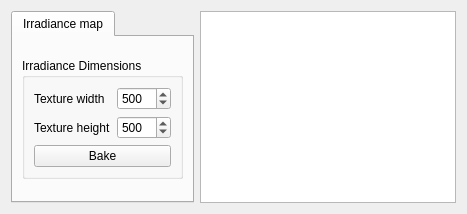
            <widget class="QWidget" name="hdr_editor">
             <attribute name="title">
              <string>Cube Mapping</string>
             </attribute>
             <layout class="QHBoxLayout" name="horizontalLayout_4">
              <item>
               <layout class="QHBoxLayout" name="horizontalLayout_3">
                <item>
                 <layout class="QVBoxLayout" name="verticalLayout_25">
                  <property name="sizeConstraint">
                   <enum>QLayout::SizeConstraint::SetMinimumSize</enum>
                  </property>
                  <item>
                   <widget class="QTabWidget" name="tabWidget_3">
                    <property name="sizePolicy">
                     <sizepolicy hsizetype="Maximum" vsizetype="Expanding">
                      <horstretch>0</horstretch>
                      <verstretch>0</verstretch>
                     </sizepolicy>
                    </property>
                    <property name="currentIndex">
                     <number>0</number>
                    </property>
                    <widget class="QWidget" name="tab_4">
                     <attribute name="title">
                      <string>Irradiance map</string>
                     </attribute>
                     <layout class="QHBoxLayout" name="horizontalLayout_5">
                      <item>
                       <layout class="QHBoxLayout" name="horizontalLayout">
                        <item>
                         <widget class="QGroupBox" name="groupBox">
                          <property name="sizePolicy">
                           <sizepolicy hsizetype="Maximum" vsizetype="Maximum">
                            <horstretch>0</horstretch>
                            <verstretch>0</verstretch>
                           </sizepolicy>
                          </property>
                          <property name="title">
                           <string>Irradiance Dimensions</string>
                          </property>
                          <layout class="QVBoxLayout" name="verticalLayout_15">
                           <item>
                            <layout class="QGridLayout" name="gridLayout_3">
                             <item row="1" column="0">
                              <widget class="QLabel" name="label_3">
                               <property name="text">
                                <string>Texture height</string>
                               </property>
                              </widget>
                             </item>
                             <item row="1" column="1">
                              <widget class="QSpinBox" name="uv_height">
                               <property name="minimum">
                                <number>50</number>
                               </property>
                               <property name="maximum">
                                <number>8096</number>
                               </property>
                               <property name="value">
                                <number>500</number>
                               </property>
                              </widget>
                             </item>
                             <item row="0" column="0">
                              <widget class="QLabel" name="label_4">
                               <property name="text">
                                <string>Texture width</string>
                               </property>
                              </widget>
                             </item>
                             <item row="0" column="1">
                              <widget class="QSpinBox" name="uv_width">
                               <property name="minimum">
                                <number>50</number>
                               </property>
                               <property name="maximum">
                                <number>8096</number>
                               </property>
                               <property name="value">
                                <number>500</number>
                               </property>
                              </widget>
                             </item>
                            </layout>
                           </item>
                           <item>
                            <widget class="QPushButton" name="bake_texture">
                             <property name="text">
                              <string>Bake</string>
                             </property>
                            </widget>
                           </item>
                          </layout>
                         </widget>
                        </item>
                       </layout>
                      </item>
                     </layout>
                    </widget>
                   </widget>
                  </item>
                 </layout>
                </item>
                <item>
                 <widget class="QGraphicsView" name="cubemap_render_view">
                  <property name="sizePolicy">
                   <sizepolicy hsizetype="Expanding" vsizetype="Expanding">
                    <horstretch>0</horstretch>
                    <verstretch>0</verstretch>
                   </sizepolicy>
                  </property>
                 </widget>
                </item>
               </layout>
              </item>
             </layout>
            </widget>
